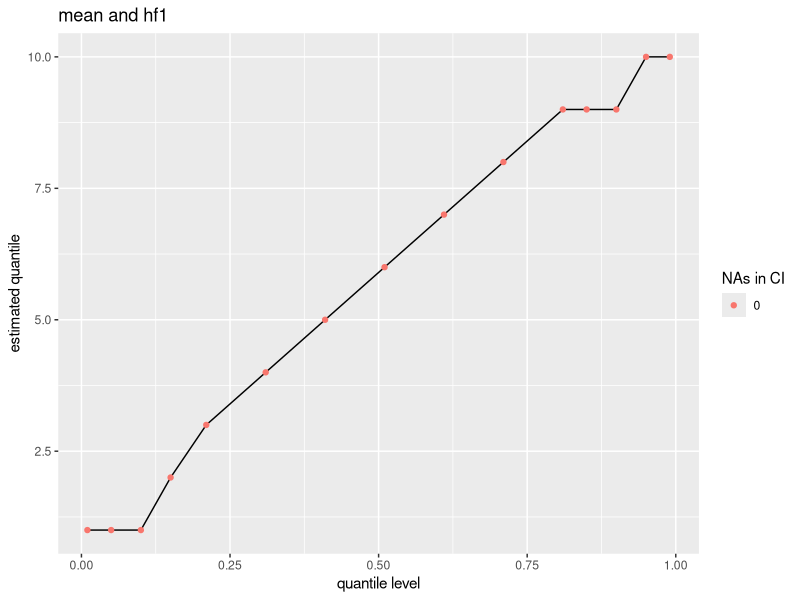
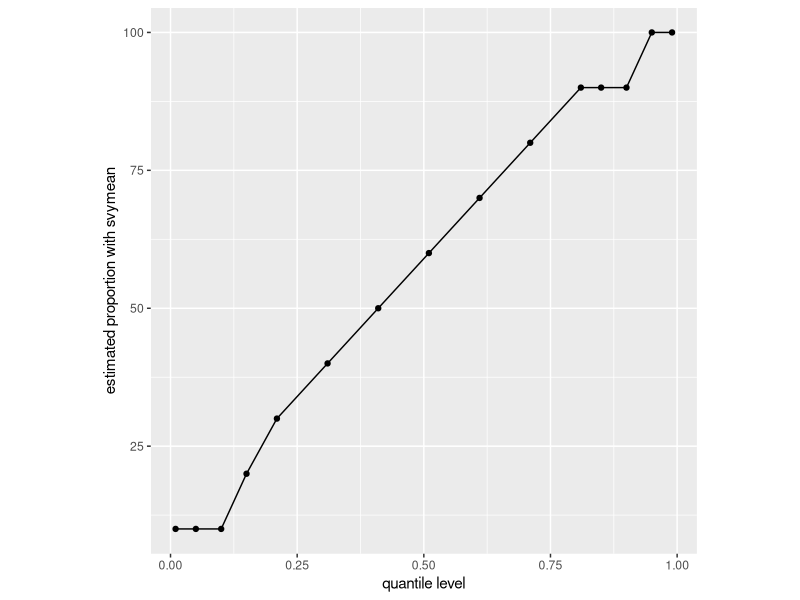
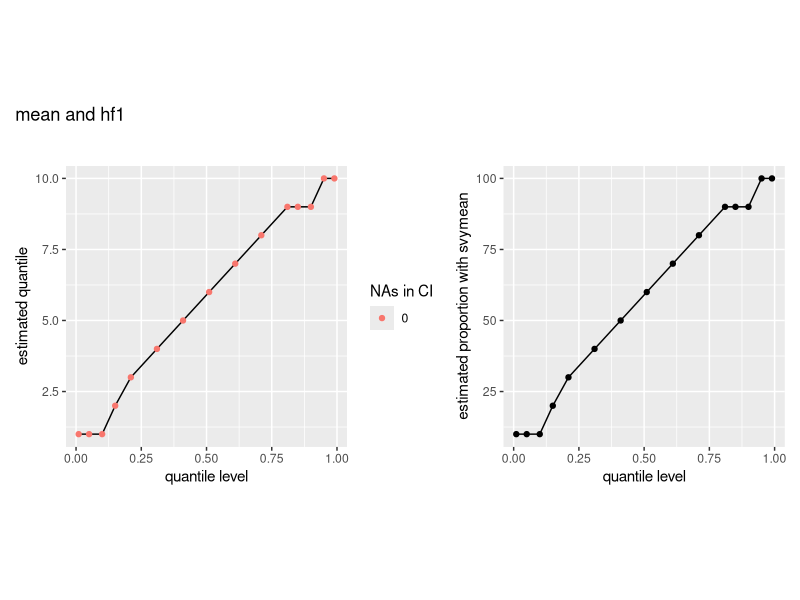
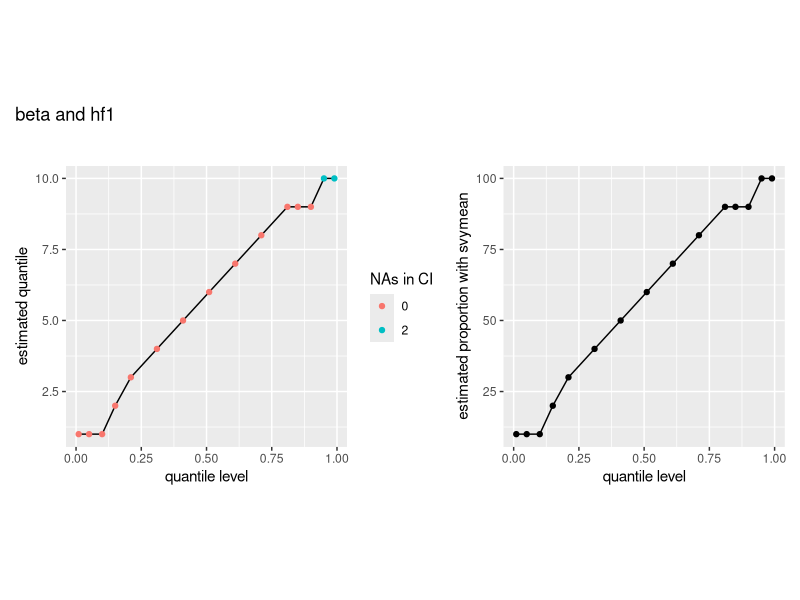
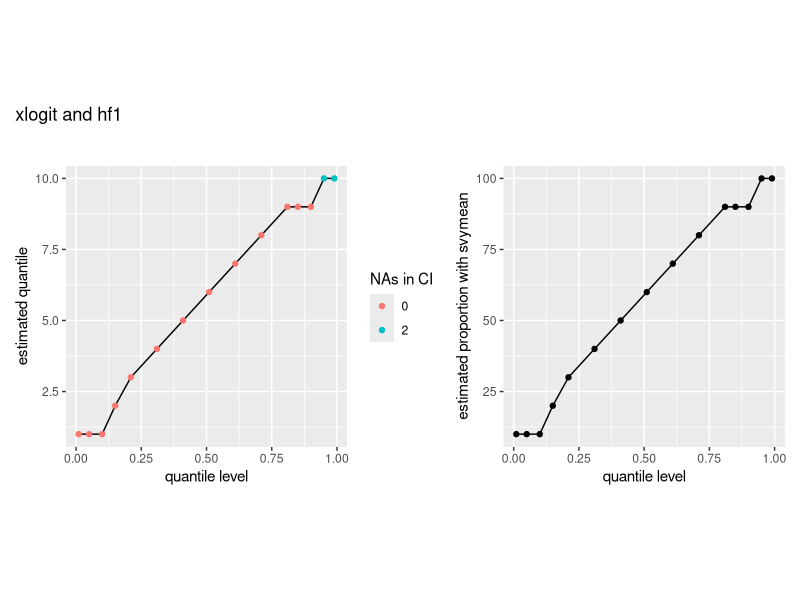
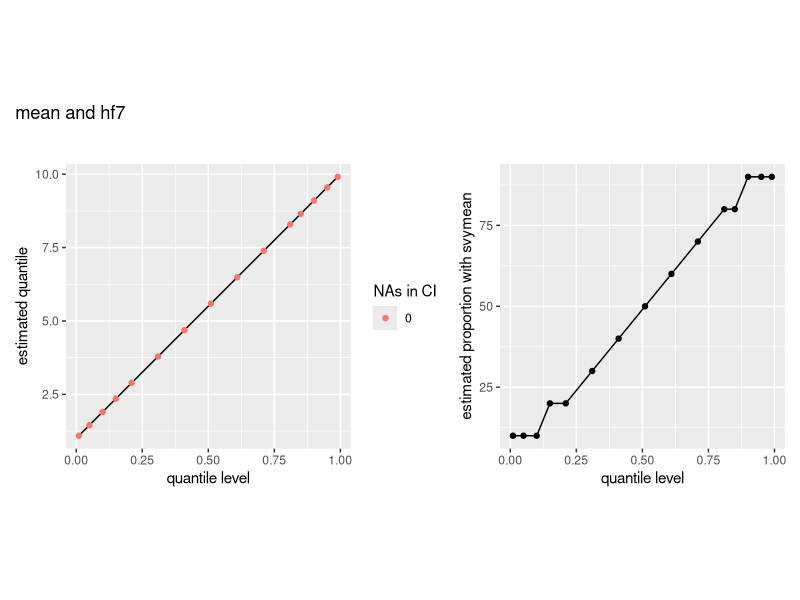
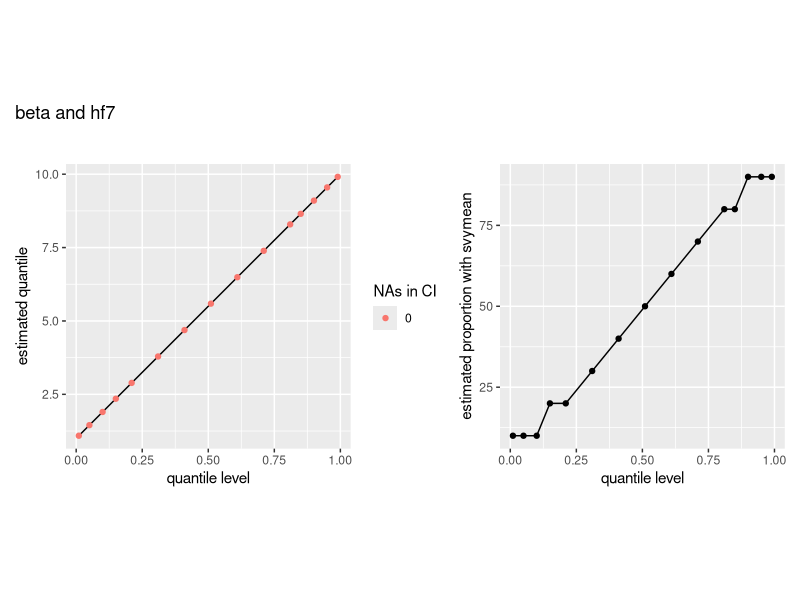
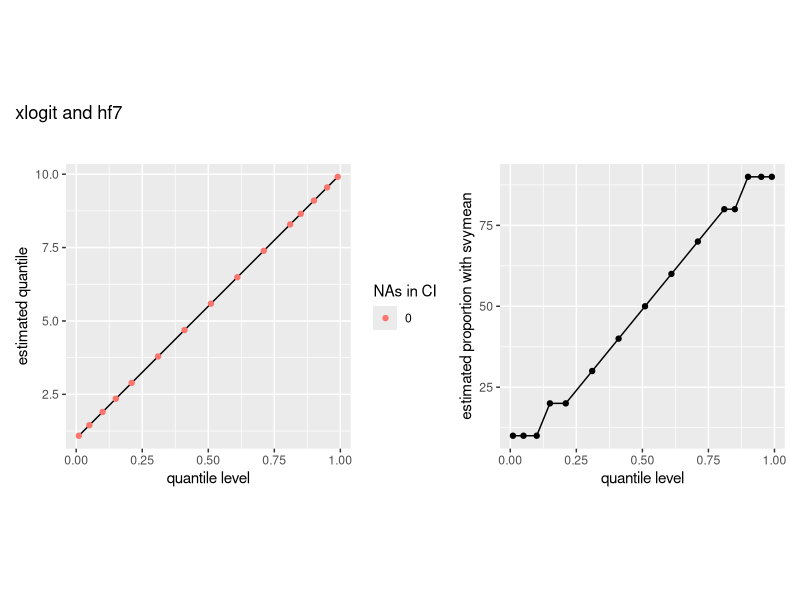

These figures' R source, in order:
# Preparation -----------------------------------------------
library(survey)
library(dplyr)
library(ggplot2)
library(patchwork)


# check survey version
packageVersion("survey")


# define quantiles to be estimated, some not-quite-straightforward numbers as
# some examples only pop up with special cases
quantiles <- c(0.01, 0.05, 0.1, 0.15, seq(21, 81, 10)*0.01, 0.85, 0.9, 0.95, 0.99)

# Function definitions ---------------------------------------------

# function to reshape output from svyquantile
quant_to_df <- function(res, quantile_levels){
  res_df <- data.frame(quantile = res$x[, "quantile"],
                       lwr = res$x[, "ci.2.5"],
                       upr = res$x[, "ci.97.5"],
                       se = res$x[, "se"],
                       level = quantile_levels)
 return(res_df)
}

# function to reshape output from oldsvyquantile
quant_to_df_old <- function(res, quantile_levels){
  res_df <- data.frame(quantile = t(res$quantiles)[,"x"],
                       lwr = confint(res)[, 1],
                       upr = confint(res)[, 2],
                       level = quantile_levels)
 return(res_df)
}

# function to plot the quantiles and their CIs
plot_quantile_ci <- function(data, title) {
  data |>
    mutate(na_flag = case_when((is.na(lwr) & is.na(upr)) == TRUE ~ 2,
                               (is.na(lwr) | is.na(upr)) == TRUE ~ 1,
                               .default = 0)) |>
    ggplot(aes(x = level)) +
    geom_ribbon(aes(ymin = lwr, ymax = upr), fill = "#D6D6D6") +
    geom_line(aes(y = quantile)) +
    geom_point(aes(y = quantile, color = factor(na_flag))) +
    labs(title = title,
         x = "quantile level",
         y = "estimated quantile",
         color = "NAs in CI")
}

# function to plot the proportion of values below the estimated quantile
plot_prop_quantile <- function(quantile_levels, proportion){
  tibble(levels = quantile_levels, prop = proportion * 100) %>%
  ggplot(aes(x = levels, y = prop)) +
    geom_line() +
    geom_point() +
    labs(x = "quantile level", y = "estimated proportion with svymean") +
    theme(aspect.ratio = 1)
}

# function to loop over different combinations of qrule and interval.type
quantile_plot_loop <- function(design, quantiles, qrules = c("hf1", "hf7", "hf8"),
                               interval_types = c("mean", "beta", "xlogit")){

  for (qrule in qrules){
    for (interval_type in interval_types){
      res <- svyquantile(~x, design, quantiles, ci = TRUE,
            interval.type = interval_type, qrule = qrule)

      quant_df <- quant_to_df(res, quantiles)
      # plot quantiles and ci
      p_quant_ci <- plot_quantile_ci(quant_df,
                                title = "")
      # calculate and plot proportions at the estimated quantiles
      prop <- purrr::map(quant_df$quantile, .f = \(z) survey::svymean(~ x <= z, design)) %>%
        purrr::map_dbl(2)
      p_prop <- plot_prop_quantile(quant_df$level, prop)

      print(p_quant_ci + p_prop + plot_annotation(paste(interval_type, "and", qrule)))

    }
  }
}

# similar loop function but for oldsvyquantile
old_quantile_plot_loop <- function(design, quantiles, ties = c("discrete", "rounded"),
                               interval_types = c("Wald", "betaWald")){

  for (tie in ties){
    for (interval_type in interval_types){
      res <- oldsvyquantile(~x, design, quantiles, ci = TRUE,
            interval.type = interval_type, tie = tie)

      quant_df <- quant_to_df_old(res, quantiles)
      # plot quantiles and ci
      p_quant_ci <- plot_quantile_ci(quant_df,
                                title = "")
      # calculate and plot proportions at the estimated quantiles
      prop <- purrr::map(quant_df$quantile, .f = \(z) survey::svymean(~ x <= z, design)) %>%
        purrr::map_dbl(2)
      p_prop <- plot_prop_quantile(quant_df$level, prop)

      print(p_quant_ci + p_prop + plot_annotation(paste(interval_type, "and", tie)))

    }
  }
}

# Dummy data no stratification -------------------------------------
# n = N = 10

data_no_strat <- data.frame(x = 1:10, id = 1:10, fpc = 10, probs = 1)

design_no_strat <- svydesign(id = ~id,
                             probs = ~probs,
                             data = data_no_strat,
                             fpc = ~fpc)



res <- svyquantile(~x, design_no_strat, quantiles, ci = TRUE,
            interval.type = "mean", qrule = "hf1")



quant_df <- quant_to_df(res, quantiles)
plot_quantile_ci(quant_df, "mean and hf1")



a <- purrr::map(quant_df$quantile, .f = \(z) survey::svymean(~ x <= z, design_no_strat)) %>%
  purrr::map_dbl(2)

plot_prop_quantile(quant_df$level, a)

# loop over different options newsvyquantile

quantile_plot_loop(design_no_strat, quantiles)

# loop over different options oldvyquantile

old_quantile_plot_loop(design_no_strat, quantiles)

# Dummy data with stratification --------------------------------------------

data_strat <- data.frame(x = c(1:10, 1:10), id = 1:20,
                         strata =  c(rep(1, 10), rep(2,10)),
                         fpc = c(rep(10, 10), rep(100, 10)),
                         probs = c(rep(1, 10),rep(0.1,10)))

design_strat <- svydesign(id = ~id,
                          strata = ~strata,
                          probs = ~probs,
                          data = data_strat,
                          fpc = ~fpc)



res <- svyquantile(~x, design_strat, quantiles, ci = TRUE,
            interval.type = "mean", qrule = "hf1")

res



quant_df <- quant_to_df(res, quantiles)
plot_quantile_ci(quant_df, "mean and hf1")

# loop over different options newsvyquantile

quantile_plot_loop(design_strat, quantiles)

# loop over different options oldsvyquantile

old_quantile_plot_loop(design_strat, quantiles)
